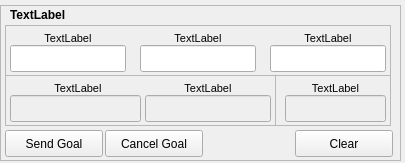
<?xml version="1.0" encoding="UTF-8"?>
<ui version="4.0">
 <class>Form</class>
 <widget class="QWidget" name="Form">
  <property name="geometry">
   <rect>
    <x>0</x>
    <y>0</y>
    <width>405</width>
    <height>163</height>
   </rect>
  </property>
  <property name="sizePolicy">
   <sizepolicy hsizetype="Preferred" vsizetype="Preferred">
    <horstretch>0</horstretch>
    <verstretch>0</verstretch>
   </sizepolicy>
  </property>
  <property name="minimumSize">
   <size>
    <width>0</width>
    <height>0</height>
   </size>
  </property>
  <property name="windowTitle">
   <string>Form</string>
  </property>
  <widget class="QFrame" name="frame">
   <property name="geometry">
    <rect>
     <x>0</x>
     <y>5</y>
     <width>401</width>
     <height>156</height>
    </rect>
   </property>
   <property name="frameShape">
    <enum>QFrame::StyledPanel</enum>
   </property>
   <property name="frameShadow">
    <enum>QFrame::Raised</enum>
   </property>
   <widget class="QLabel" name="label_action_name">
    <property name="geometry">
     <rect>
      <x>10</x>
      <y>0</y>
      <width>386</width>
      <height>20</height>
     </rect>
    </property>
    <property name="font">
     <font>
      <weight>75</weight>
      <bold>true</bold>
      <underline>false</underline>
     </font>
    </property>
    <property name="text">
     <string>TextLabel</string>
    </property>
   </widget>
   <widget class="QFrame" name="frame_2">
    <property name="geometry">
     <rect>
      <x>5</x>
      <y>70</y>
      <width>271</width>
      <height>51</height>
     </rect>
    </property>
    <property name="frameShape">
     <enum>QFrame::StyledPanel</enum>
    </property>
    <property name="frameShadow">
     <enum>QFrame::Raised</enum>
    </property>
    <widget class="QLineEdit" name="text_feedback_1">
     <property name="enabled">
      <bool>false</bool>
     </property>
     <property name="geometry">
      <rect>
       <x>5</x>
       <y>20</y>
       <width>131</width>
       <height>27</height>
      </rect>
     </property>
    </widget>
    <widget class="QLineEdit" name="text_feedback_2">
     <property name="enabled">
      <bool>false</bool>
     </property>
     <property name="geometry">
      <rect>
       <x>140</x>
       <y>20</y>
       <width>126</width>
       <height>27</height>
      </rect>
     </property>
    </widget>
    <widget class="QLabel" name="label_feedback_1">
     <property name="geometry">
      <rect>
       <x>10</x>
       <y>5</y>
       <width>126</width>
       <height>17</height>
      </rect>
     </property>
     <property name="font">
      <font>
       <pointsize>8</pointsize>
      </font>
     </property>
     <property name="text">
      <string>TextLabel</string>
     </property>
     <property name="alignment">
      <set>Qt::AlignCenter</set>
     </property>
    </widget>
    <widget class="QLabel" name="label_feedback_2">
     <property name="geometry">
      <rect>
       <x>145</x>
       <y>5</y>
       <width>116</width>
       <height>17</height>
      </rect>
     </property>
     <property name="font">
      <font>
       <pointsize>8</pointsize>
      </font>
     </property>
     <property name="text">
      <string>TextLabel</string>
     </property>
     <property name="alignment">
      <set>Qt::AlignCenter</set>
     </property>
    </widget>
   </widget>
   <widget class="QFrame" name="frame_3">
    <property name="geometry">
     <rect>
      <x>275</x>
      <y>70</y>
      <width>116</width>
      <height>51</height>
     </rect>
    </property>
    <property name="frameShape">
     <enum>QFrame::StyledPanel</enum>
    </property>
    <property name="frameShadow">
     <enum>QFrame::Raised</enum>
    </property>
    <widget class="QLabel" name="label_result">
     <property name="geometry">
      <rect>
       <x>15</x>
       <y>5</y>
       <width>91</width>
       <height>17</height>
      </rect>
     </property>
     <property name="font">
      <font>
       <pointsize>8</pointsize>
      </font>
     </property>
     <property name="text">
      <string>TextLabel</string>
     </property>
     <property name="alignment">
      <set>Qt::AlignCenter</set>
     </property>
    </widget>
    <widget class="QLineEdit" name="text_result">
     <property name="enabled">
      <bool>false</bool>
     </property>
     <property name="geometry">
      <rect>
       <x>10</x>
       <y>20</y>
       <width>101</width>
       <height>27</height>
      </rect>
     </property>
    </widget>
   </widget>
   <widget class="QFrame" name="frame_4">
    <property name="geometry">
     <rect>
      <x>5</x>
      <y>20</y>
      <width>386</width>
      <height>51</height>
     </rect>
    </property>
    <property name="frameShape">
     <enum>QFrame::StyledPanel</enum>
    </property>
    <property name="frameShadow">
     <enum>QFrame::Raised</enum>
    </property>
    <widget class="QLineEdit" name="text_goal_3">
     <property name="geometry">
      <rect>
       <x>265</x>
       <y>20</y>
       <width>116</width>
       <height>27</height>
      </rect>
     </property>
    </widget>
    <widget class="QLineEdit" name="text_goal_2">
     <property name="geometry">
      <rect>
       <x>135</x>
       <y>20</y>
       <width>116</width>
       <height>27</height>
      </rect>
     </property>
    </widget>
    <widget class="QLineEdit" name="text_goal_1">
     <property name="geometry">
      <rect>
       <x>5</x>
       <y>20</y>
       <width>116</width>
       <height>27</height>
      </rect>
     </property>
    </widget>
    <widget class="QLabel" name="label_goal_1">
     <property name="geometry">
      <rect>
       <x>10</x>
       <y>5</y>
       <width>106</width>
       <height>17</height>
      </rect>
     </property>
     <property name="font">
      <font>
       <pointsize>8</pointsize>
      </font>
     </property>
     <property name="text">
      <string>TextLabel</string>
     </property>
     <property name="alignment">
      <set>Qt::AlignCenter</set>
     </property>
    </widget>
    <widget class="QLabel" name="label_goal_2">
     <property name="geometry">
      <rect>
       <x>140</x>
       <y>5</y>
       <width>106</width>
       <height>17</height>
      </rect>
     </property>
     <property name="font">
      <font>
       <pointsize>8</pointsize>
      </font>
     </property>
     <property name="text">
      <string>TextLabel</string>
     </property>
     <property name="alignment">
      <set>Qt::AlignCenter</set>
     </property>
    </widget>
    <widget class="QLabel" name="label_goal_3">
     <property name="geometry">
      <rect>
       <x>270</x>
       <y>5</y>
       <width>106</width>
       <height>17</height>
      </rect>
     </property>
     <property name="font">
      <font>
       <pointsize>8</pointsize>
      </font>
     </property>
     <property name="text">
      <string>TextLabel</string>
     </property>
     <property name="alignment">
      <set>Qt::AlignCenter</set>
     </property>
    </widget>
   </widget>
   <widget class="QPushButton" name="button_send_goal">
    <property name="geometry">
     <rect>
      <x>5</x>
      <y>125</y>
      <width>98</width>
      <height>27</height>
     </rect>
    </property>
    <property name="text">
     <string>Send Goal</string>
    </property>
   </widget>
   <widget class="QPushButton" name="button_clear">
    <property name="geometry">
     <rect>
      <x>295</x>
      <y>125</y>
      <width>98</width>
      <height>27</height>
     </rect>
    </property>
    <property name="text">
     <string>Clear</string>
    </property>
   </widget>
   <widget class="QPushButton" name="button_cancel_goal">
    <property name="geometry">
     <rect>
      <x>105</x>
      <y>125</y>
      <width>98</width>
      <height>27</height>
     </rect>
    </property>
    <property name="text">
     <string>Cancel Goal</string>
    </property>
   </widget>
  </widget>
 </widget>
 <resources/>
 <connections/>
 <designerdata>
  <property name="gridDeltaX">
   <number>5</number>
  </property>
  <property name="gridDeltaY">
   <number>5</number>
  </property>
  <property name="gridSnapX">
   <bool>true</bool>
  </property>
  <property name="gridSnapY">
   <bool>true</bool>
  </property>
  <property name="gridVisible">
   <bool>true</bool>
  </property>
 </designerdata>
</ui>
